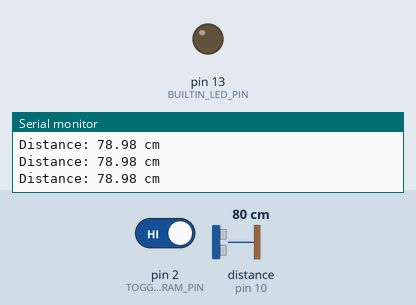
Simulated run of this sketch. Board: Arduino Uno, built with avr-gcc and run on an emulated ATmega328P. On the bench: output pins drawn as LEDs (lit = HIGH), the last lines printed to the serial monitor. Wiring (inferred from the names in the program): ultrasonic range finder: trigger pin 9; echo pin 10. Inputs (shaded band) come from the test bench; at power-on: distance to the obstacle (sensor on pin 10) 80 cm, pin 2 (TOGGLE_PROGRAM_PIN) HIGH. The echo pulse lasts 58.3 µs per cm; pins used as bus, display or sensor lines are not drawn.

Above: at 1.2 s.
1.3 s: distance to the obstacle (sensor on pin 10) set to 12 cm
4.3 s: distance to the obstacle (sensor on pin 10) set to 9 cm
At 5.5 s:
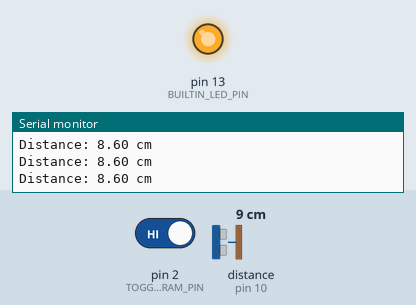
5.8 s: distance to the obstacle (sensor on pin 10) set to 120 cm
At 7.0 s:
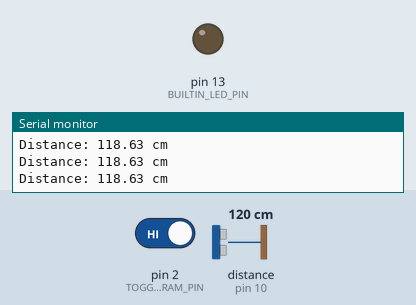
8.8 s: distance to the obstacle (sensor on pin 10) set to 2 cm
At 9.6 s:
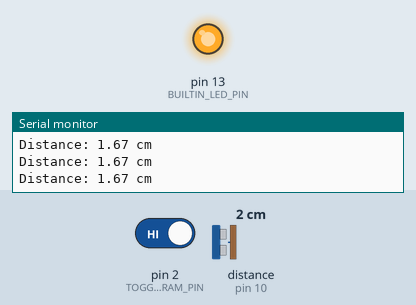
Timing chart, 0 to 11.8 s (numbered marks = the images above; inputs shaded):
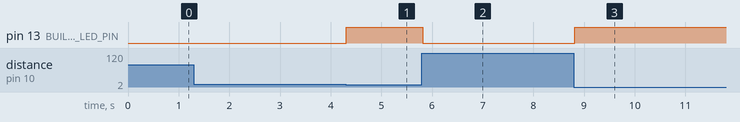

The sketch:

car.ino
```cpp
#define SONAR_TRIG_PIN 9
#define SONAR_ECHO_PIN 10
#define BUILTIN_LED_PIN 13
#define TOGGLE_PROGRAM_PIN 2 // when activated, the program will run


void setup() {
  Serial.begin(9600);
  pinMode(SONAR_TRIG_PIN, OUTPUT);
  pinMode(SONAR_ECHO_PIN, INPUT);
  pinMode(BUILTIN_LED_PIN, OUTPUT);
  pinMode(TOGGLE_PROGRAM_PIN, INPUT);
}

// @return returns distance in centimeters
float get_distance() {
  digitalWrite(SONAR_TRIG_PIN, LOW);
  delayMicroseconds(2);
  digitalWrite(SONAR_TRIG_PIN, HIGH);
  delayMicroseconds(10);
  digitalWrite(SONAR_TRIG_PIN, LOW);

  long duration = pulseIn(SONAR_ECHO_PIN, HIGH);
  return duration * 0.034 / 2;
}

// start of control loop
bool program_running = false;
bool motor_on = false;

void loop() {
  if (program_running) {
    if (!digitalRead(TOGGLE_PROGRAM_PIN)) program_running = false;

    float distance = get_distance();

    if (distance < 10.0) {
      digitalWrite(BUILTIN_LED_PIN, HIGH);
    }
    else {
      digitalWrite(BUILTIN_LED_PIN, LOW);
    }

    Serial.print("Distance: ");
    Serial.print(distance);
    Serial.println(" cm");
    delay(10);

  }
  else {
    if (digitalRead(TOGGLE_PROGRAM_PIN)) {
      program_running = true;
    }
    delay(50);
  }
}
```

Measured:
- the behaviour switches between 11 and 10 cm on distance to the obstacle (sensor on pin 10) (found by bisection; images 0 and 1)
- after the input at 4.3 s, pin 13 (BUILTIN_LED_PIN): LOW → HIGH at once
- after the input at 5.8 s, pin 13 (BUILTIN_LED_PIN): HIGH → LOW at once
- after the input at 8.8 s, pin 13 (BUILTIN_LED_PIN): LOW → HIGH at once
